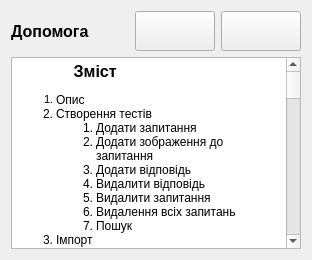
      <widget class="QWidget" name="page_6">
       <layout class="QGridLayout" name="gridLayout_9">
        <item row="0" column="0">
         <layout class="QHBoxLayout" name="horizontalLayout_13">
          <item>
           <widget class="QLabel" name="label_9">
            <property name="font">
             <font>
              <pointsize>12</pointsize>
              <weight>75</weight>
              <bold>true</bold>
             </font>
            </property>
            <property name="text">
             <string>Допомога</string>
            </property>
           </widget>
          </item>
          <item>
           <spacer name="horizontalSpacer_7">
            <property name="orientation">
             <enum>Qt::Horizontal</enum>
            </property>
            <property name="sizeHint" stdset="0">
             <size>
              <width>40</width>
              <height>20</height>
             </size>
            </property>
           </spacer>
          </item>
          <item>
           <widget class="QPushButton" name="btn_go_home">
            <property name="minimumSize">
             <size>
              <width>80</width>
              <height>40</height>
             </size>
            </property>
            <property name="statusTip">
             <string>Перейти на головну сторінку</string>
            </property>
            <property name="whatsThis">
             <string/>
            </property>
            <property name="text">
             <string/>
            </property>
            <property name="icon">
             <iconset resource="img.qrc">
              <normaloff>:/img/previous.png</normaloff>:/img/previous.png</iconset>
            </property>
            <property name="iconSize">
             <size>
              <width>30</width>
              <height>30</height>
             </size>
            </property>
           </widget>
          </item>
          <item>
           <widget class="QPushButton" name="btn_go_edit">
            <property name="minimumSize">
             <size>
              <width>80</width>
              <height>40</height>
             </size>
            </property>
            <property name="statusTip">
             <string>Перейти до створення тестів</string>
            </property>
            <property name="text">
             <string/>
            </property>
            <property name="icon">
             <iconset resource="img.qrc">
              <normaloff>:/img/multimedia-option.png</normaloff>:/img/multimedia-option.png</iconset>
            </property>
            <property name="iconSize">
             <size>
              <width>30</width>
              <height>30</height>
             </size>
            </property>
           </widget>
          </item>
         </layout>
        </item>
        <item row="1" column="0">
         <widget class="QTextBrowser" name="textBrowser">
          <property name="html">
           <string>&lt;!DOCTYPE HTML PUBLIC &quot;-//W3C//DTD HTML 4.0//EN&quot; &quot;http://www.w3.org/TR/REC-html40/strict.dtd&quot;&gt;
&lt;html&gt;&lt;head&gt;&lt;meta name=&quot;qrichtext&quot; content=&quot;1&quot; /&gt;&lt;title&gt;Document&lt;/title&gt;&lt;style type=&quot;text/css&quot;&gt;
p, li { white-space: pre-wrap; }
&lt;/style&gt;&lt;/head&gt;&lt;body style=&quot; font-family:'MS Shell Dlg 2'; font-size:7.8pt; font-weight:400; font-style:normal;&quot;&gt;
&lt;p style=&quot; margin-top:0px; margin-bottom:0px; margin-left:0px; margin-right:0px; -qt-block-indent:0; text-indent:0px;&quot;&gt;&lt;span style=&quot; font-family:'MS Shell Dlg 2'; font-size:12pt; font-weight:600;&quot;&gt;             Зміст &lt;/span&gt;&lt;span style=&quot; font-family:'MS Shell Dlg 2'; font-size:8pt;&quot;&gt;   &lt;/span&gt;&lt;/p&gt;
&lt;ol style=&quot;margin-top: 0px; margin-bottom: 0px; margin-left: 0px; margin-right: 0px; -qt-list-indent: 1;&quot;&gt;&lt;li style=&quot; font-family:'MS Shell Dlg 2'; font-size:8pt;&quot; style=&quot; margin-top:12px; margin-bottom:0px; margin-left:0px; margin-right:0px; -qt-block-indent:0; text-indent:0px;&quot;&gt;&lt;span style=&quot; font-size:9pt;&quot;&gt;Опис         &lt;/span&gt;&lt;/li&gt;
&lt;li style=&quot; font-family:'MS Shell Dlg 2'; font-size:9pt;&quot; style=&quot; margin-top:0px; margin-bottom:0px; margin-left:0px; margin-right:0px; -qt-block-indent:0; text-indent:0px;&quot;&gt;Створення тестів         &lt;/li&gt;
&lt;ol style=&quot;margin-top: 0px; margin-bottom: 0px; margin-left: 0px; margin-right: 0px; -qt-list-indent: 2;&quot;&gt;&lt;li style=&quot; font-family:'MS Shell Dlg 2'; font-size:9pt;&quot; style=&quot; margin-top:0px; margin-bottom:0px; margin-left:0px; margin-right:0px; -qt-block-indent:0; text-indent:0px;&quot;&gt;Додати запитання             &lt;/li&gt;
&lt;li style=&quot; font-family:'MS Shell Dlg 2'; font-size:9pt;&quot; style=&quot; margin-top:0px; margin-bottom:0px; margin-left:0px; margin-right:0px; -qt-block-indent:0; text-indent:0px;&quot;&gt;Додати зображення до запитання             &lt;/li&gt;
&lt;li style=&quot; font-family:'MS Shell Dlg 2'; font-size:9pt;&quot; style=&quot; margin-top:0px; margin-bottom:0px; margin-left:0px; margin-right:0px; -qt-block-indent:0; text-indent:0px;&quot;&gt;Додати відповідь             &lt;/li&gt;
&lt;li style=&quot; font-family:'MS Shell Dlg 2'; font-size:9pt;&quot; style=&quot; margin-top:0px; margin-bottom:0px; margin-left:0px; margin-right:0px; -qt-block-indent:0; text-indent:0px;&quot;&gt;Видалити відповідь             &lt;/li&gt;
&lt;li style=&quot; font-family:'MS Shell Dlg 2'; font-size:9pt;&quot; style=&quot; margin-top:0px; margin-bottom:0px; margin-left:0px; margin-right:0px; -qt-block-indent:0; text-indent:0px;&quot;&gt;Видалити запитання             &lt;/li&gt;
&lt;li style=&quot; font-family:'MS Shell Dlg 2'; font-size:9pt;&quot; style=&quot; margin-top:0px; margin-bottom:0px; margin-left:0px; margin-right:0px; -qt-block-indent:0; text-indent:0px;&quot;&gt;Видалення всіх запитань             &lt;/li&gt;
&lt;li style=&quot; font-family:'MS Shell Dlg 2'; font-size:9pt;&quot; style=&quot; margin-top:0px; margin-bottom:0px; margin-left:0px; margin-right:0px; -qt-block-indent:0; text-indent:0px;&quot;&gt;Пошук                 &lt;/li&gt;&lt;/ol&gt;
&lt;li style=&quot; font-family:'MS Shell Dlg 2'; font-size:9pt;&quot; style=&quot; margin-top:0px; margin-bottom:0px; margin-left:0px; margin-right:0px; -qt-block-indent:0; text-indent:0px;&quot;&gt;Імпорт         &lt;/li&gt;
&lt;li style=&quot; font-family:'MS Shell Dlg 2'; font-size:9pt;&quot; style=&quot; margin-top:0px; margin-bottom:0px; margin-left:0px; margin-right:0px; -qt-block-indent:0; text-indent:0px;&quot;&gt;Режим перегляду&lt;/li&gt;
&lt;li style=&quot; font-family:'MS Shell Dlg 2'; font-size:9pt;&quot; style=&quot; margin-top:0px; margin-bottom:0px; margin-left:0px; margin-right:0px; -qt-block-indent:0; text-indent:0px;&quot;&gt;Збереження         &lt;/li&gt;
&lt;li style=&quot; font-family:'MS Shell Dlg 2'; font-size:9pt;&quot; style=&quot; margin-top:0px; margin-bottom:0px; margin-left:0px; margin-right:0px; -qt-block-indent:0; text-indent:0px;&quot;&gt;Недавні файли         &lt;/li&gt;
&lt;li style=&quot; font-family:'MS Shell Dlg 2'; font-size:9pt;&quot; style=&quot; margin-top:0px; margin-bottom:0px; margin-left:0px; margin-right:0px; -qt-block-indent:0; text-indent:0px;&quot;&gt;Додавання тестів до moodle/eguru   &lt;span style=&quot; font-size:8pt;&quot;&gt;      &lt;/span&gt;&lt;/li&gt;&lt;/ol&gt;
&lt;h3 style=&quot; margin-top:14px; margin-bottom:12px; margin-left:0px; margin-right:0px; -qt-block-indent:0; text-indent:0px;&quot;&gt;&lt;span style=&quot; font-family:'MS Shell Dlg 2'; font-size:8pt; font-weight:600;&quot;&gt;         Опис     &lt;/span&gt;&lt;/h3&gt;
&lt;p style=&quot; margin-top:12px; margin-bottom:12px; margin-left:0px; margin-right:0px; -qt-block-indent:0; text-indent:0px;&quot;&gt;&lt;span style=&quot; font-family:'MS Shell Dlg 2'; font-size:9pt;&quot;&gt;         Програма tectCreator прзначена для створення, перегляду і редагування тестів, а також для їх перетворення із docx.&lt;/span&gt;&lt;span style=&quot; font-family:'MS Shell Dlg 2'; font-size:8pt;&quot;&gt;     &lt;/span&gt;&lt;/p&gt;
&lt;h3 style=&quot; margin-top:14px; margin-bottom:12px; margin-left:0px; margin-right:0px; -qt-block-indent:0; text-indent:0px;&quot;&gt;&lt;span style=&quot; font-family:'MS Shell Dlg 2'; font-size:8pt; font-weight:600;&quot;&gt;         Створення тестів     &lt;/span&gt;&lt;/h3&gt;
&lt;p style=&quot; margin-top:12px; margin-bottom:12px; margin-left:0px; margin-right:0px; -qt-block-indent:0; text-indent:0px;&quot;&gt;&lt;span style=&quot; font-family:'MS Shell Dlg 2'; font-size:9pt;&quot;&gt;         Для початку роботи створення нового тесту потрібно із вікна Home на натиснути кнопку  &lt;/span&gt;&lt;img src=&quot;:/img/new.png&quot; height=&quot;25&quot; /&gt;&lt;span style=&quot; font-family:'MS Shell Dlg 2'; font-size:9pt;&quot;&gt; &lt;/span&gt;&lt;span style=&quot; font-family:'MS Shell Dlg 2'; font-size:9pt; font-weight:600;&quot;&gt;Створити новий&lt;/span&gt;&lt;span style=&quot; font-family:'MS Shell Dlg 2'; font-size:9pt;&quot;&gt;; Після чого буде здійнено перехід на сторінку редагування. На сторінці редагування можна здійснювати наступні функції.   &lt;/span&gt;&lt;span style=&quot; font-family:'MS Shell Dlg 2'; font-size:8pt;&quot;&gt; &lt;/span&gt;&lt;/p&gt;
&lt;p style=&quot; margin-top:12px; margin-bottom:12px; margin-left:0px; margin-right:0px; -qt-block-indent:0; text-indent:0px;&quot;&gt;&lt;span style=&quot; font-family:'MS Shell Dlg 2'; font-size:9pt;&quot;&gt;        &lt;/span&gt;&lt;span style=&quot; font-family:'MS Shell Dlg 2'; font-size:9pt; font-weight:600;&quot;&gt;1. Додати запитання&lt;/span&gt;&lt;span style=&quot; font-family:'MS Shell Dlg 2'; font-size:9pt;&quot;&gt;    &lt;/span&gt;&lt;/p&gt;
&lt;p style=&quot; margin-top:12px; margin-bottom:12px; margin-left:0px; margin-right:0px; -qt-block-indent:0; text-indent:0px;&quot;&gt;&lt;span style=&quot; font-family:'MS Shell Dlg 2'; font-size:9pt;&quot;&gt;Питання додаються при натиснені на відповідні кнопки у режимі редагування.&lt;/span&gt;&lt;/p&gt;
&lt;p style=&quot; margin-top:12px; margin-bottom:12px; margin-left:0px; margin-right:0px; -qt-block-indent:0; text-indent:0px;&quot;&gt;&lt;img src=&quot;:/img/one_ans.png&quot; height=&quot;30&quot; /&gt;&lt;span style=&quot; font-family:'MS Shell Dlg 2'; font-size:9pt;&quot;&gt;- Додати запитання із однією привильною відповіддю&lt;/span&gt;&lt;/p&gt;
&lt;p style=&quot; margin-top:12px; margin-bottom:12px; margin-left:0px; margin-right:0px; -qt-block-indent:0; text-indent:0px;&quot;&gt;&lt;img src=&quot;:/img/multi_ans.png&quot; height=&quot;30&quot; /&gt;&lt;span style=&quot; font-family:'MS Shell Dlg 2'; font-size:9pt;&quot;&gt;  - Додати запитання із декількома правильнимим відповідями&lt;/span&gt;&lt;/p&gt;
&lt;p style=&quot; margin-top:12px; margin-bottom:12px; margin-left:0px; margin-right:0px; -qt-block-indent:0; text-indent:0px;&quot;&gt;&lt;span style=&quot; font-family:'MS Shell Dlg 2'; font-size:9pt;&quot;&gt;        &lt;/span&gt;&lt;span style=&quot; font-family:'MS Shell Dlg 2'; font-size:9pt; font-weight:600;&quot;&gt;2. Додати зображення до запитання&lt;/span&gt;&lt;span style=&quot; font-family:'MS Shell Dlg 2'; font-size:9pt;&quot;&gt;    &lt;/span&gt;&lt;/p&gt;
&lt;p style=&quot; margin-top:12px; margin-bottom:12px; margin-left:0px; margin-right:0px; -qt-block-indent:0; text-indent:0px;&quot;&gt;&lt;span style=&quot; font-family:'MS Shell Dlg 2'; font-size:9pt;&quot;&gt;        Щоб додати зображення до запитання потрібно натиснути на кнопку    &lt;/span&gt;&lt;img src=&quot;:/img/picture.png&quot; height=&quot;25&quot; /&gt;&lt;span style=&quot; font-family:'MS Shell Dlg 2'; font-size:9pt;&quot;&gt; &lt;/span&gt;&lt;span style=&quot; font-family:'MS Shell Dlg 2'; font-size:9pt; font-weight:600;&quot;&gt;Додати зображення&lt;/span&gt;&lt;span style=&quot; font-family:'MS Shell Dlg 2'; font-size:9pt;&quot;&gt; і вибрати потрібне в файловій системі (назва файлу повинна бути без пропусків).    &lt;/span&gt;&lt;/p&gt;
&lt;p style=&quot; margin-top:12px; margin-bottom:12px; margin-left:0px; margin-right:0px; -qt-block-indent:0; text-indent:0px;&quot;&gt;&lt;span style=&quot; font-family:'MS Shell Dlg 2'; font-size:9pt; font-weight:600;&quot;&gt;        3. Додати відповідь    &lt;/span&gt;&lt;/p&gt;
&lt;p style=&quot; margin-top:12px; margin-bottom:12px; margin-left:0px; margin-right:0px; -qt-block-indent:0; text-indent:0px;&quot;&gt;&lt;span style=&quot; font-family:'MS Shell Dlg 2'; font-size:9pt;&quot;&gt;У даній програмі є можливість додавати відповіді із зображенням та без нього:&lt;/span&gt;&lt;/p&gt;
&lt;p style=&quot; margin-top:12px; margin-bottom:12px; margin-left:0px; margin-right:0px; -qt-block-indent:0; text-indent:0px;&quot;&gt;&lt;img src=&quot;:/img/text.png&quot; height=&quot;25&quot; /&gt;&lt;span style=&quot; font-family:'MS Shell Dlg 2'; font-size:9pt;&quot;&gt; - відповідь із текстом&lt;/span&gt;&lt;/p&gt;
&lt;p style=&quot; margin-top:12px; margin-bottom:12px; margin-left:0px; margin-right:0px; -qt-block-indent:0; text-indent:0px;&quot;&gt;&lt;img src=&quot;:/img/textImg.png&quot; height=&quot;25&quot; /&gt;&lt;span style=&quot; font-family:'MS Shell Dlg 2'; font-size:9pt;&quot;&gt;- відповідь із текстом та зображенням (потрібно обрати зображення) (назва файлу повинна бути без пропусків)&lt;/span&gt;&lt;/p&gt;
&lt;p style=&quot; margin-top:12px; margin-bottom:12px; margin-left:0px; margin-right:0px; -qt-block-indent:0; text-indent:0px;&quot;&gt;&lt;img src=&quot;:/img/picture.png&quot; height=&quot;25&quot; /&gt;&lt;span style=&quot; font-family:'MS Shell Dlg 2'; font-size:9pt;&quot;&gt; - відповідь тільки із зображенням (потрібно обрати зображення) (назва файлу повинна бути без пропусків)&lt;/span&gt;&lt;/p&gt;
&lt;p style=&quot; margin-top:12px; margin-bottom:12px; margin-left:0px; margin-right:0px; -qt-block-indent:0; text-indent:0px;&quot;&gt;&lt;span style=&quot; font-family:'MS Shell Dlg 2'; font-size:9pt;&quot;&gt;Правильна / не правильна відповідь встановлюються у відповідних місця на початку запитання.&lt;/span&gt;&lt;/p&gt;
&lt;p style=&quot; margin-top:12px; margin-bottom:12px; margin-left:0px; margin-right:0px; -qt-block-indent:0; text-indent:0px;&quot;&gt;&lt;span style=&quot; font-family:'MS Shell Dlg 2'; font-size:9pt;&quot;&gt;        &lt;/span&gt;&lt;span style=&quot; font-family:'MS Shell Dlg 2'; font-size:9pt; font-weight:600;&quot;&gt;4. Видалити відповідь   &lt;/span&gt;&lt;span style=&quot; font-family:'MS Shell Dlg 2'; font-size:9pt;&quot;&gt; &lt;/span&gt;&lt;/p&gt;
&lt;p style=&quot; margin-top:12px; margin-bottom:12px; margin-left:0px; margin-right:0px; -qt-block-indent:0; text-indent:0px;&quot;&gt;&lt;span style=&quot; font-family:'MS Shell Dlg 2'; font-size:9pt;&quot;&gt;Видалення останньої відповіді відбувається при натиснені на кнопку &lt;/span&gt;&lt;img src=&quot;:/img/minus.png&quot; height=&quot;25&quot; /&gt;&lt;span style=&quot; font-family:'MS Shell Dlg 2'; font-size:9pt;&quot;&gt; &lt;/span&gt;&lt;span style=&quot; font-family:'MS Shell Dlg 2'; font-size:9pt; font-weight:600;&quot;&gt;Видалити відповідь&lt;/span&gt;&lt;span style=&quot; font-family:'MS Shell Dlg 2'; font-size:9pt;&quot;&gt;.&lt;/span&gt;&lt;/p&gt;
&lt;p style=&quot; margin-top:12px; margin-bottom:12px; margin-left:0px; margin-right:0px; -qt-block-indent:0; text-indent:0px;&quot;&gt;&lt;span style=&quot; font-family:'MS Shell Dlg 2'; font-size:9pt;&quot;&gt;        &lt;/span&gt;&lt;span style=&quot; font-family:'MS Shell Dlg 2'; font-size:9pt; font-weight:600;&quot;&gt;5. Видалити запитання   &lt;/span&gt;&lt;span style=&quot; font-family:'MS Shell Dlg 2'; font-size:9pt;&quot;&gt; &lt;/span&gt;&lt;/p&gt;
&lt;p style=&quot; margin-top:12px; margin-bottom:12px; margin-left:0px; margin-right:0px; -qt-block-indent:0; text-indent:0px;&quot;&gt;&lt;span style=&quot; font-family:'MS Shell Dlg 2'; font-size:9pt;&quot;&gt;Видалення вибраного запитання відбувається при натиснені на кнопку &lt;/span&gt;&lt;img src=&quot;:/img/del4.png&quot; height=&quot;25&quot; /&gt;&lt;span style=&quot; font-family:'MS Shell Dlg 2'; font-size:9pt;&quot;&gt; &lt;/span&gt;&lt;span style=&quot; font-family:'MS Shell Dlg 2'; font-size:9pt; font-weight:600;&quot;&gt;Видалити питання&lt;/span&gt;&lt;span style=&quot; font-family:'MS Shell Dlg 2'; font-size:9pt;&quot;&gt;.&lt;/span&gt;&lt;/p&gt;
&lt;p style=&quot; margin-top:12px; margin-bottom:12px; margin-left:0px; margin-right:0px; -qt-block-indent:0; text-indent:0px;&quot;&gt;&lt;span style=&quot; font-family:'MS Shell Dlg 2'; font-size:9pt; font-weight:600;&quot;&gt;        6. Видалення всіх запитань &lt;/span&gt;&lt;span style=&quot; font-family:'MS Shell Dlg 2'; font-size:9pt;&quot;&gt;   &lt;/span&gt;&lt;/p&gt;
&lt;p style=&quot; margin-top:12px; margin-bottom:12px; margin-left:0px; margin-right:0px; -qt-block-indent:0; text-indent:0px;&quot;&gt;&lt;span style=&quot; font-family:'MS Shell Dlg 2'; font-size:9pt;&quot;&gt;Для видалення всіх запитань потрібно натиснути на кнопку &lt;/span&gt;&lt;img src=&quot;:/img/new.png&quot; height=&quot;25&quot; /&gt;&lt;span style=&quot; font-family:'MS Shell Dlg 2'; font-size:9pt;&quot;&gt; &lt;/span&gt;&lt;span style=&quot; font-family:'MS Shell Dlg 2'; font-size:9pt; font-weight:600;&quot;&gt;Очитисти&lt;/span&gt;&lt;span style=&quot; font-family:'MS Shell Dlg 2'; font-size:9pt;&quot;&gt;.&lt;/span&gt;&lt;/p&gt;
&lt;p style=&quot; margin-top:12px; margin-bottom:12px; margin-left:0px; margin-right:0px; -qt-block-indent:0; text-indent:0px;&quot;&gt;&lt;span style=&quot; font-family:'MS Shell Dlg 2'; font-size:9pt; font-weight:600;&quot;&gt;        7. Пошук    &lt;/span&gt;&lt;/p&gt;
&lt;p style=&quot; margin-top:12px; margin-bottom:12px; margin-left:0px; margin-right:0px; -qt-block-indent:0; text-indent:0px;&quot;&gt;&lt;span style=&quot; font-family:'MS Shell Dlg 2'; font-size:9pt;&quot;&gt;Для здійснення пошуку потрібно натиснути на кнопку &lt;/span&gt;&lt;img src=&quot;:/img/search.png&quot; height=&quot;25&quot; /&gt;&lt;span style=&quot; font-family:'MS Shell Dlg 2'; font-size:9pt;&quot;&gt;   Після чого з'являється поле для вводу. При введені в нього тексту буде підсвічено запитання в яких Номер = тексту або в запитанні знайдено введений текст.&lt;/span&gt;&lt;/p&gt;
&lt;h3 style=&quot; margin-top:14px; margin-bottom:12px; margin-left:0px; margin-right:0px; -qt-block-indent:0; text-indent:0px;&quot;&gt;&lt;span style=&quot; font-family:'MS Shell Dlg 2'; font-size:8pt; font-weight:600;&quot;&gt;         Імпорт     &lt;/span&gt;&lt;/h3&gt;
&lt;p style=&quot; margin-top:12px; margin-bottom:12px; margin-left:0px; margin-right:0px; -qt-block-indent:0; text-indent:0px;&quot;&gt;&lt;span style=&quot; font-family:'MS Shell Dlg 2'; font-size:9pt;&quot;&gt;Для імпорту запитань потрібно: &lt;/span&gt;&lt;/p&gt;
&lt;p style=&quot; margin-top:12px; margin-bottom:12px; margin-left:0px; margin-right:0px; -qt-block-indent:0; text-indent:0px;&quot;&gt;&lt;span style=&quot; font-family:'MS Shell Dlg 2'; font-size:9pt;&quot;&gt;1. Натиснути кнопку &lt;/span&gt;&lt;img src=&quot;:/img/imp.png&quot; height=&quot;25&quot; /&gt;&lt;span style=&quot; font-family:'MS Shell Dlg 2'; font-size:9pt;&quot;&gt; &lt;/span&gt;&lt;span style=&quot; font-family:'MS Shell Dlg 2'; font-size:9pt; font-weight:600;&quot;&gt;Імпорт&lt;/span&gt;&lt;/p&gt;
&lt;p style=&quot; margin-top:12px; margin-bottom:12px; margin-left:0px; margin-right:0px; -qt-block-indent:0; text-indent:0px;&quot;&gt;&lt;span style=&quot; font-family:'MS Shell Dlg 2'; font-size:9pt;&quot;&gt;2. Обрати потрібний docx файл&lt;/span&gt;&lt;/p&gt;
&lt;p style=&quot; margin-top:12px; margin-bottom:12px; margin-left:0px; margin-right:0px; -qt-block-indent:0; text-indent:0px;&quot;&gt;&lt;span style=&quot; font-family:'MS Shell Dlg 2'; font-size:9pt;&quot;&gt;3. Почекати завершення процесу&lt;/span&gt;&lt;/p&gt;
&lt;p style=&quot; margin-top:12px; margin-bottom:12px; margin-left:0px; margin-right:0px; -qt-block-indent:0; text-indent:0px;&quot;&gt;&lt;span style=&quot; font-family:'MS Shell Dlg 2'; font-size:9pt;&quot;&gt;Прогама надає можливість змінювати симоли ідентифікації запитань та відповідей - потріюно натиснути &lt;/span&gt;&lt;img src=&quot;:/img/setting.png&quot; height=&quot;25&quot; /&gt;&lt;span style=&quot; font-family:'MS Shell Dlg 2'; font-size:9pt;&quot;&gt; &lt;/span&gt;&lt;span style=&quot; font-family:'MS Shell Dlg 2'; font-size:9pt; font-weight:600;&quot;&gt;Настройки імпорту&lt;/span&gt;&lt;span style=&quot; font-family:'MS Shell Dlg 2'; font-size:9pt;&quot;&gt;  , ввести потрібні символи та натиснути Зберегти.&lt;/span&gt;&lt;/p&gt;
&lt;p style=&quot; margin-top:12px; margin-bottom:12px; margin-left:0px; margin-right:0px; -qt-block-indent:0; text-indent:0px;&quot;&gt;&lt;span style=&quot; font-family:'MS Shell Dlg 2'; font-size:9pt;&quot;&gt;При встановлені не правильних налаштувань при перезапуску - видалити файл config.cfg в каталозі з програмою.&lt;/span&gt;&lt;/p&gt;
&lt;p style=&quot; margin-top:12px; margin-bottom:12px; margin-left:0px; margin-right:0px; -qt-block-indent:0; text-indent:0px;&quot;&gt;&lt;span style=&quot; font-family:'MS Shell Dlg 2'; font-size:9pt;&quot;&gt;Для коректної роботи імпорту рекомендовано використання файлів стоворених Microsoft Word 2007 sp3 і вище.&lt;/span&gt;&lt;/p&gt;
&lt;p style=&quot; margin-top:12px; margin-bottom:12px; margin-left:0px; margin-right:0px; -qt-block-indent:0; text-indent:0px;&quot;&gt;&lt;span style=&quot; font-family:'MS Shell Dlg 2'; font-size:8pt; font-weight:600;&quot;&gt;         &lt;/span&gt;&lt;span style=&quot; font-family:'MS Shell Dlg 2'; font-size:10pt; font-weight:600;&quot;&gt;Режим перегляду&lt;/span&gt;&lt;/p&gt;
&lt;p style=&quot; margin-top:12px; margin-bottom:12px; margin-left:0px; margin-right:0px; -qt-block-indent:0; text-indent:0px;&quot;&gt;&lt;span style=&quot; font-family:'MS Shell Dlg 2'; font-size:9pt;&quot;&gt;Після натиснення на кнопку &lt;/span&gt;&lt;img src=&quot;:/img/show.png&quot; height=&quot;25&quot; /&gt;&lt;span style=&quot; font-family:'MS Shell Dlg 2'; font-size:9pt;&quot;&gt; &lt;/span&gt;&lt;span style=&quot; font-family:'MS Shell Dlg 2'; font-size:9pt; font-weight:600;&quot;&gt;Режим перегляду&lt;/span&gt;&lt;span style=&quot; font-family:'MS Shell Dlg 2'; font-size:9pt;&quot;&gt; буде здійнено перехід на сторінку перегляду на якій знаходяться список всіх запитаннь. Для повернення назад у режим Редагування потріно: натиснути &lt;/span&gt;&lt;img src=&quot;:/img/edite.png&quot; height=&quot;25&quot; /&gt;&lt;span style=&quot; font-family:'MS Shell Dlg 2'; font-size:9pt; font-weight:600;&quot;&gt; Редагувати&lt;/span&gt;&lt;/p&gt;
&lt;p style=&quot; margin-top:12px; margin-bottom:12px; margin-left:0px; margin-right:0px; -qt-block-indent:0; text-indent:0px;&quot;&gt;&lt;span style=&quot; font-family:'MS Shell Dlg 2'; font-size:8pt; font-weight:600;&quot;&gt;         &lt;/span&gt;&lt;span style=&quot; font-family:'MS Shell Dlg 2'; font-size:10pt; font-weight:600;&quot;&gt;Збереження&lt;/span&gt;&lt;/p&gt;
&lt;p style=&quot; margin-top:12px; margin-bottom:12px; margin-left:0px; margin-right:0px; -qt-block-indent:0; text-indent:0px;&quot;&gt;&lt;span style=&quot; font-family:'MS Shell Dlg 2'; font-size:9pt;&quot;&gt;Для збереження запитання із внесеними змінами потрібно натиснути кнопку Зберегти запитання (після питання і відповідей).&lt;/span&gt;&lt;/p&gt;
&lt;p style=&quot; margin-top:12px; margin-bottom:12px; margin-left:0px; margin-right:0px; -qt-block-indent:0; text-indent:0px;&quot;&gt;&lt;span style=&quot; font-family:'MS Shell Dlg 2'; font-size:9pt;&quot;&gt;Після формування всіх запитань потрібно їх зберегти. Для цього потрібно натиснути кнопку &lt;/span&gt;&lt;img src=&quot;:/img/save.png&quot; height=&quot;25&quot; /&gt;&lt;span style=&quot; font-family:'MS Shell Dlg 2'; font-size:9pt;&quot;&gt;  і обрати місце де потрібно зберегти. По вибраному шляху буде створено zip архів із запитаннями, який потім можна повторно відкрити у даній програмі або додати в eguru/moodle. &lt;/span&gt;&lt;/p&gt;
&lt;p style=&quot; margin-top:12px; margin-bottom:12px; margin-left:0px; margin-right:0px; -qt-block-indent:0; text-indent:0px;&quot;&gt;&lt;span style=&quot; font-family:'MS Shell Dlg 2'; font-size:8pt; font-weight:600;&quot;&gt;         &lt;/span&gt;&lt;span style=&quot; font-family:'MS Shell Dlg 2'; font-size:10pt; font-weight:600;&quot;&gt;Недавні файли&lt;/span&gt;&lt;/p&gt;
&lt;p style=&quot; margin-top:12px; margin-bottom:12px; margin-left:0px; margin-right:0px; -qt-block-indent:0; text-indent:0px;&quot;&gt;&lt;span style=&quot; font-family:'MS Shell Dlg 2'; font-size:9pt;&quot;&gt;Після запуску програми на сторінці Home у списку недавних файлів буде відображено останні 7 створений файлів із запитаннями. При натиснені на них відбудеться їх швидке відкриття.&lt;/span&gt;&lt;/p&gt;
&lt;p style=&quot; margin-top:12px; margin-bottom:12px; margin-left:0px; margin-right:0px; -qt-block-indent:0; text-indent:0px;&quot;&gt;&lt;span style=&quot; font-family:'MS Shell Dlg 2'; font-size:9pt;&quot;&gt;При не привильній роботі - видалити файл config.cfg.&lt;/span&gt;&lt;/p&gt;
&lt;h4 style=&quot; margin-top:12px; margin-bottom:12px; margin-left:0px; margin-right:0px; -qt-block-indent:0; text-indent:0px;&quot;&gt;&lt;span style=&quot; font-family:'MS Shell Dlg 2'; font-size:10pt; font-weight:600;&quot;&gt;         Додавання тестів до moodle / eguru&lt;/span&gt;&lt;/h4&gt;
&lt;p style=&quot; margin-top:12px; margin-bottom:12px; margin-left:0px; margin-right:0px; -qt-block-indent:0; text-indent:0px;&quot;&gt;&lt;span style=&quot; font-family:'MS Shell Dlg 2'; font-size:9pt;&quot;&gt;Для імпорту запитань необхідно: &lt;/span&gt;&lt;/p&gt;
&lt;p style=&quot; margin-top:12px; margin-bottom:12px; margin-left:0px; margin-right:0px; -qt-block-indent:0; text-indent:0px;&quot;&gt;&lt;span style=&quot; font-family:'MS Shell Dlg 2'; font-size:9pt;&quot;&gt;1. Отримати дозвіл на керування курсом; &lt;/span&gt;&lt;/p&gt;
&lt;p style=&quot; margin-top:12px; margin-bottom:12px; margin-left:0px; margin-right:0px; -qt-block-indent:0; text-indent:0px;&quot;&gt;&lt;span style=&quot; font-family:'MS Shell Dlg 2'; font-size:9pt;&quot;&gt;2. Перейти Керування курсом – Банк питань – Імпорт&lt;/span&gt;&lt;/p&gt;
&lt;p style=&quot; margin-top:12px; margin-bottom:12px; margin-left:0px; margin-right:0px; -qt-block-indent:0; text-indent:0px;&quot;&gt;&lt;img src=&quot;:/img/image28.png&quot; /&gt;&lt;/p&gt;
&lt;p style=&quot; margin-top:12px; margin-bottom:12px; margin-left:0px; margin-right:0px; -qt-block-indent:0; text-indent:0px;&quot;&gt;&lt;span style=&quot; font-family:'MS Shell Dlg 2'; font-size:9pt;&quot;&gt;3. Вибрати формат файлу GIFT і текстовий файл створений додатком&lt;/span&gt;&lt;/p&gt;
&lt;p style=&quot; margin-top:12px; margin-bottom:12px; margin-left:0px; margin-right:0px; -qt-block-indent:0; text-indent:0px;&quot;&gt;&lt;img src=&quot;:/img/image33.PNG&quot; /&gt;&lt;/p&gt;
&lt;p style=&quot; margin-top:12px; margin-bottom:12px; margin-left:0px; margin-right:0px; -qt-block-indent:0; text-indent:0px;&quot;&gt;&lt;span style=&quot; font-family:'MS Shell Dlg 2'; font-size:9pt;&quot;&gt;4. Перевірити вміст&lt;/span&gt;&lt;/p&gt;
&lt;p style=&quot; margin-top:12px; margin-bottom:12px; margin-left:0px; margin-right:0px; -qt-block-indent:0; text-indent:0px;&quot;&gt;&lt;img src=&quot;:/img/image30.png&quot; /&gt;&lt;/p&gt;
&lt;p style=&quot; margin-top:12px; margin-bottom:12px; margin-left:0px; margin-right:0px; -qt-block-indent:0; text-indent:0px;&quot;&gt;&lt;span style=&quot; font-family:'MS Shell Dlg 2'; font-size:9pt;&quot;&gt;5. Задати назву тесту та відмітити запитання&lt;/span&gt;&lt;/p&gt;
&lt;p style=&quot; margin-top:12px; margin-bottom:12px; margin-left:0px; margin-right:0px; -qt-block-indent:0; text-indent:0px;&quot;&gt;&lt;img src=&quot;:/img/image31.png&quot; /&gt;&lt;/p&gt;
&lt;p style=&quot; margin-top:12px; margin-bottom:12px; margin-left:0px; margin-right:0px; -qt-block-indent:0; text-indent:0px;&quot;&gt;&lt;span style=&quot; font-family:'MS Shell Dlg 2'; font-size:9pt;&quot;&gt;6. Зберегти тест &lt;/span&gt;&lt;/p&gt;
&lt;p style=&quot; margin-top:12px; margin-bottom:12px; margin-left:0px; margin-right:0px; -qt-block-indent:0; text-indent:0px;&quot;&gt;&lt;img src=&quot;:/img/image32.png&quot; /&gt;&lt;/p&gt;
&lt;p style=&quot;-qt-paragraph-type:empty; margin-top:12px; margin-bottom:12px; margin-left:0px; margin-right:0px; -qt-block-indent:0; text-indent:0px; font-family:'MS Shell Dlg 2';&quot;&gt;&lt;br /&gt;&lt;/p&gt;
&lt;p style=&quot; margin-top:12px; margin-bottom:12px; margin-left:0px; margin-right:0px; -qt-block-indent:0; text-indent:0px;&quot;&gt;&lt;span style=&quot; font-family:'MS Shell Dlg 2'; font-size:10pt; font-weight:600;&quot;&gt;Для отримання додаткової інформації звертатись за адресою: vadyvas2812@gmail.com&lt;/span&gt;&lt;span style=&quot; font-family:'MS Shell Dlg 2'; font-size:8pt;&quot;&gt;&lt;br /&gt;&lt;/span&gt;&lt;/p&gt;&lt;/body&gt;&lt;/html&gt;</string>
          </property>
         </widget>
        </item>
       </layout>
      </widget>
